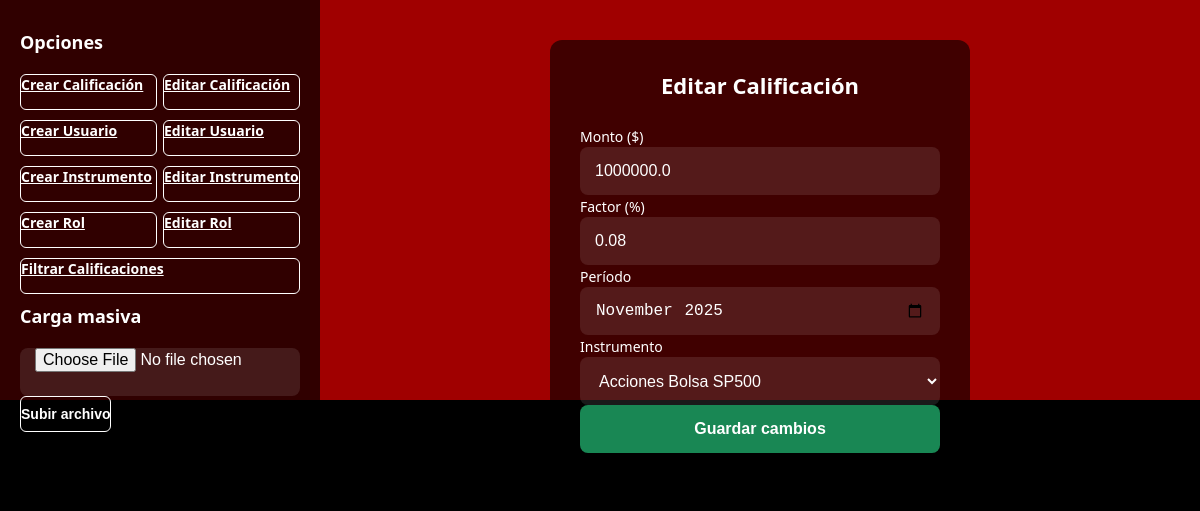
Screenshot of /inicioOperador/?seccion=calificacion&accion=editar&obj_id=4 (signed in) with the database file from the repository.
### Miapp/models.py (models this page shows, shortened)
class Calificacion(models.Model):
    calid = models.AutoField(primary_key=True)
    monto = models.FloatField()
    factor = models.FloatField()
    periodo = models.DateField()
    instrumento = models.ForeignKey(InstrumentoNI, on_delete=models.CASCADE)
    estado = models.CharField(max_length=50, default='PENDIENTE')
    fecha_creacion = models.DateField(auto_now_add=True)
    fecha_modificacion = models.DateField(auto_now=True)
    usuario_id_usuario = models.ForeignKey(settings.AUTH_USER_MODEL, on_delete=models.CASCADE)
    factor_val_id_factor = models.ForeignKey(Factor_Val, on_delete=models.CASCADE)

class InstrumentoNI(models.Model):
    id_instru = models.AutoField(primary_key=True)
    nombre = models.CharField(max_length=255)
    regla_es = models.TextField()
    estado = models.CharField(max_length=50)

### MC/views.py (the view)
# urls.py: path('inicioOperador/', views.inicioOperador, name='inicioOperador'),
@login_required
def inicioOperador(request):
    instrumentos   = InstrumentoNI.objects.filter(estado='ACTIVO')
    roles          = Rol.objects.all()
    usuarios       = Usuario.objects.select_related('user_auth', 'rol_id').filter(activo='S')
    calificaciones = Calificacion.objects.filter(estado='ACTIVO')
    seccion = request.GET.get('seccion')
    accion  = request.GET.get('accion')
    obj_id  = request.GET.get('obj_id')
    obj = None
    if seccion == 'calificacion' and accion == 'editar' and obj_id:
        obj = Calificacion.objects.select_related('instrumento').get(calid=obj_id)
    elif seccion == 'usuario' and accion == 'editar' and obj_id:
        obj = Usuario.objects.select_related('rol_id').get(id_usuario=obj_id)
    elif seccion == 'instrumento' and accion == 'editar' and obj_id:
        obj = InstrumentoNI.objects.get(id_instru=obj_id)
    elif seccion == 'rol' and accion == 'editar' and obj_id:
        obj = Rol.objects.get(id_rol=obj_id)
    return render(request, 'inicioOperador.html', {
        'instrumentos':   instrumentos,
        'roles':          roles,
        'usuarios':       usuarios,
        'calificaciones': calificaciones,
        'seccion':        seccion,
        'accion':         accion,
        'obj':            obj,
        'obj_id':         obj_id,
    })

### Miapp/back.py (called while the page is built)
    def get_user(self, user_id):
        try:
            return User.objects.get(pk=user_id)
        except User.DoesNotExist:
            return None

### MC/templates/inicioOperador.html (shortened to what this page needs)
<!DOCTYPE html>
<html lang="es">
<head>
</head>
<body>
<div class="left-box">
  <h3>Opciones</h3>
  <div class="btn-group">
    <a href="?seccion=calificacion&accion=crear" class="btn btn-outline-light">Crear Calificación</a>
    <a href="?seccion=calificacion&accion=editar" class="btn btn-outline-light">Editar Calificación</a>
  </div>
  <div class="btn-group">
    <a href="?seccion=usuario&accion=crear" class="btn btn-outline-light">Crear Usuario</a>
    <a href="?seccion=usuario&accion=editar" class="btn btn-outline-light">Editar Usuario</a>
  </div>
  <div class="btn-group">
    <a href="?seccion=instrumento&accion=crear" class="btn btn-outline-light">Crear Instrumento</a>
    <a href="?seccion=instrumento&accion=editar" class="btn btn-outline-light">Editar Instrumento</a>
  </div>
  <div class="btn-group">
    <a href="?seccion=rol&accion=crear" class="btn btn-outline-light">Crear Rol</a>
    <a href="?seccion=rol&accion=editar" class="btn btn-outline-light">Editar Rol</a>
  </div>
  <div class="btn-group">
    <a href="?seccion=filtrar" class="btn btn-outline-light">Filtrar Calificaciones</a>
  </div>
  <h3 class="mt-4">Carga masiva</h3>
  <form method="post" action="{% url 'carga_masiva' %}" enctype="multipart/form-data">
    <input type="file" name="archivo" accept=".json,.csv" required>
    <button type="submit" class="btn btn-outline-light mt-2">Subir archivo</button>
  </form>
</div>
<div class="right-box">
  {% if seccion == 'calificacion' and accion == 'crear' %}
    <div class="card">
      <h2>Crear Calificación</h2>
      <form method="post" action="{% url 'guardar_calificacion' %}">
        {% csrf_token %}
        <label>Monto ($)</label>
        <input type="number" step="0.01" name="monto" required>
        <label>Factor (%)</label>
        <input type="number" step="0.01" name="factor" required>
        <label>Período</label>
        <input type="month" name="periodo" required>
        <label>Instrumento</label>
        <select name="instrumento" required>
          <option value="">-- Seleccione --</option>
          {% for i in instrumentos %}
            <option value="{{ i.id_instru }}">{{ i.nombre }}</option>
          {% endfor %}
        </select>
        <button type="submit" class="btn-success mt-3">Crear Calificación</button>
      </form>
    </div>
  {% elif seccion == 'calificacion' and accion == 'editar' and obj_id %}
    <div class="card">
      <h2>Editar Calificación</h2>
      <form method="post" action="{% url 'guardar_calificacion' %}">
        <label>Monto ($)</label>
        <input type="number" step="0.01" name="monto" value="{{ obj.monto }}" required>
        <label>Factor (%)</label>
        <input type="number" step="0.01" name="factor" value="{{ obj.factor }}" required>
        <label>Período</label>
        <input type="month" name="periodo" value="{{ obj.periodo|date:'Y-m' }}" required>
        <label>Instrumento</label>
        <select name="instrumento" required>
          {% for i in instrumentos %}
            <option value="{{ i.id_instru }}" {% if obj.instrumento.id_instru == i.id_instru %}selected{% endif %}>{{ i.nombre }}</option>
          {% endfor %}
        </select>
        <button type="submit" class="btn-success mt-3">Guardar cambios</button>
      </form>
    </div>
  {% endif %}
</div>
</body>
</html>

### MC/templates/inicioOperador.html (style rules this page uses)
* { margin:0;padding:0;box-sizing:border-box; }
html,body { height:100%; }
body { display:flex; background:linear-gradient(to bottom,#a00000 50%,#000 50%); font-family:'Segoe UI',Tahoma,Geneva,Verdana,sans-serif; }
.left-box { width:320px;height:100vh; background:rgba(0,0,0,.7); color:#fff; padding:30px 20px; display:flex; flex-direction:column; gap:10px; }
.left-box h3 { font-size:18px;margin-bottom:10px; }
.btn-group { display:flex;gap:6px; }
.btn { flex:1;height:36px;border:none;border-radius:6px; font-size:14px;font-weight:bold;cursor:pointer; }
.btn-outline-light { background:transparent;color:#fff;border:1px solid #fff; }
.right-box { flex:1;display:flex;align-items:flex-start;justify-content:center; padding:40px 20px; }
.card { width:90%;max-width:420px; background:rgba(0,0,0,.6); border-radius:12px;padding:30px; color:#fff;display:flex;flex-direction:column;gap:15px; }
.card h2 { font-size:22px;text-align:center;margin-bottom:10px; }
label { font-size:14px;margin-bottom:4px; }
input,select,textarea { width:100%;height:48px;border:none;border-radius:8px; padding:0 15px;font-size:16px; background:rgba(255,255,255,.1);color:#fff;outline:none; }
input::placeholder { color:#ccc; }
.btn-success { width:100%;height:48px;border:none;border-radius:8px; font-size:16px;font-weight:bold;cursor:pointer; background:#198754;color:#fff; }

### rows the page displays
Calificacion: monto "1000000.0", factor "0.08", periodo "2025-11", instrumento "Acciones Bolsa SP500"
